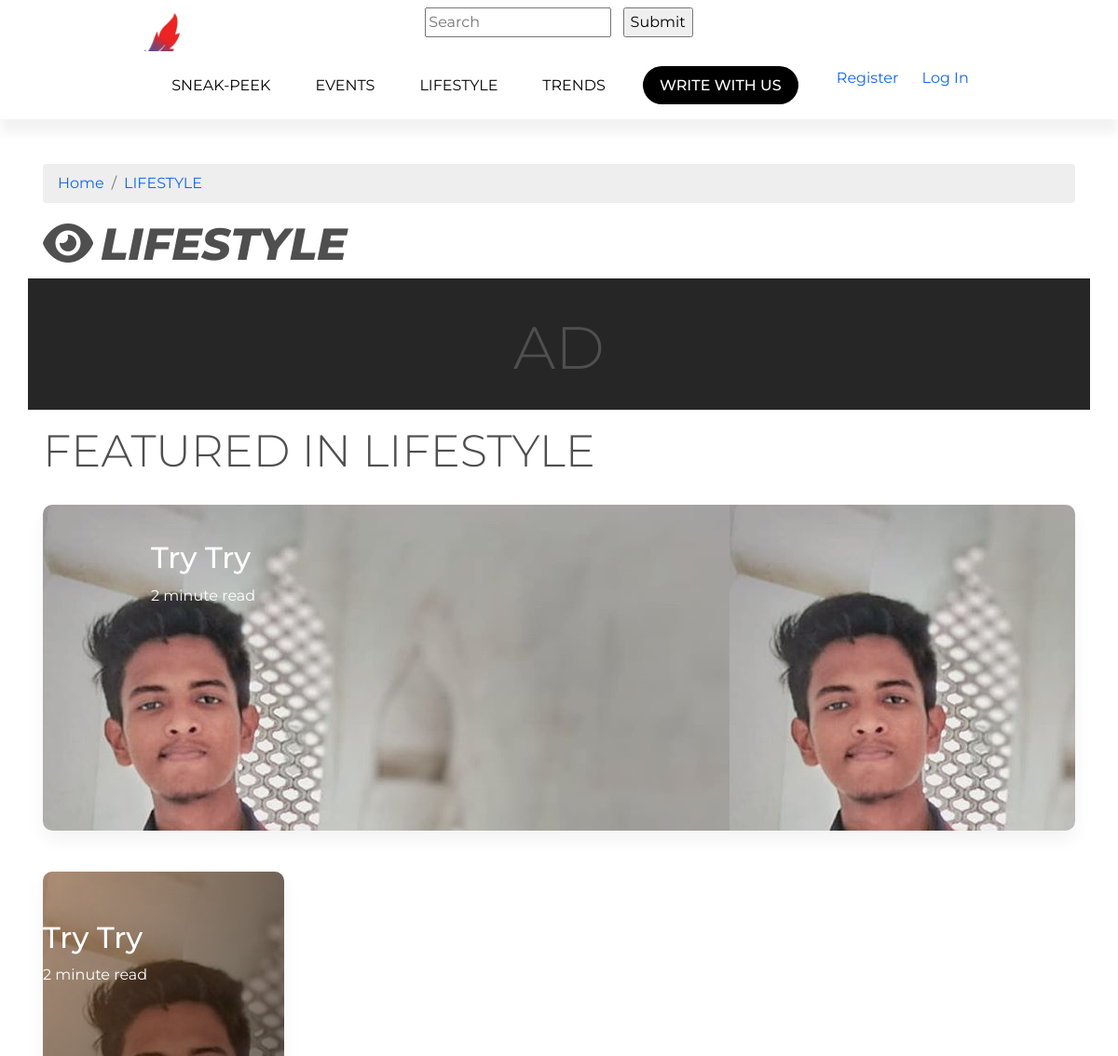
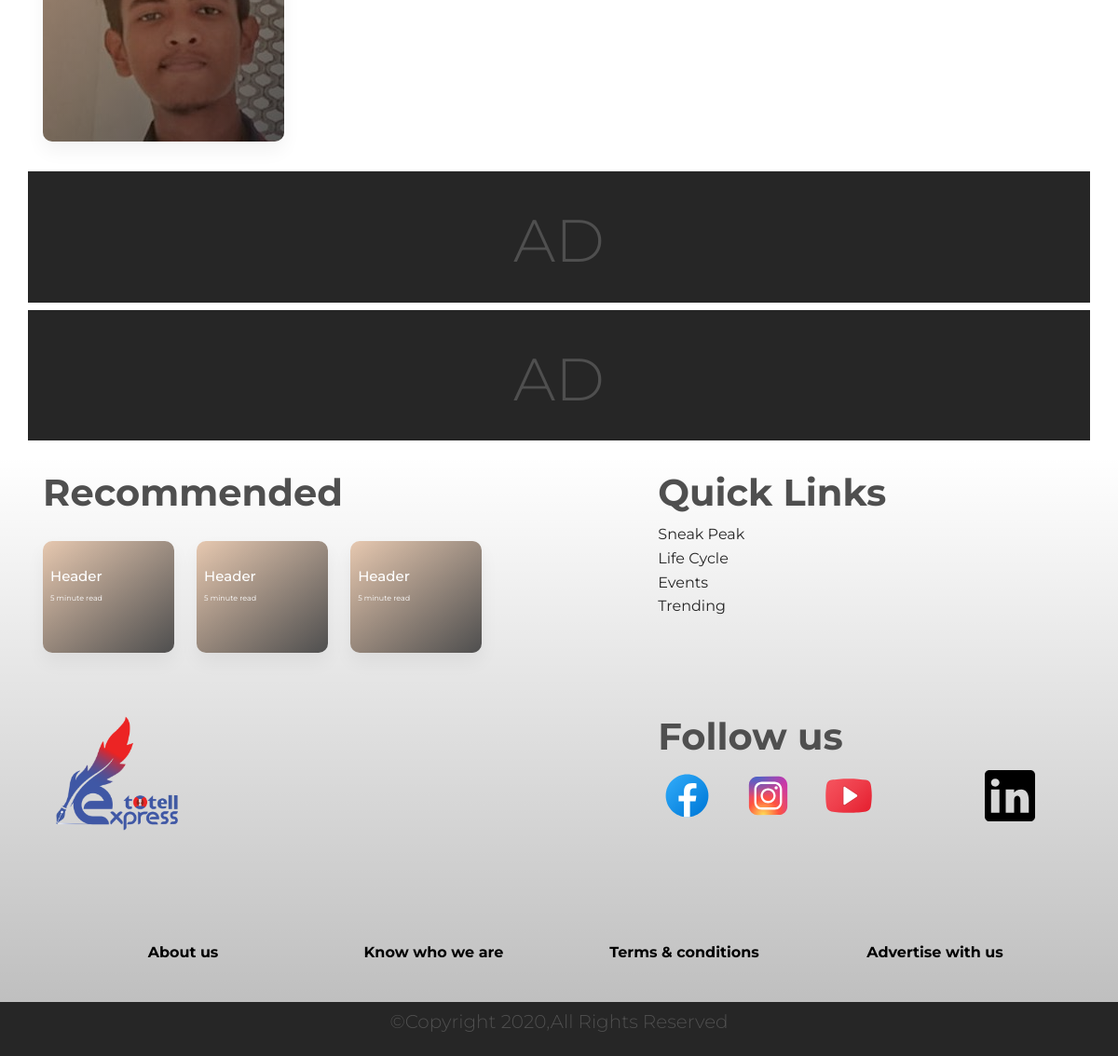
The app's page /lifestyle/ with its own data (2 pictures, top to bottom).
### Blog/models.py (models this page shows, shortened)
class Post(models.Model):
    blogChoice = (
        ('Sneak Peek', 'Sneak Peek'),
        ('Events', 'Events'),
        ('Lifestyle', 'Lifestyle'),
        ('Trends', 'Trends'),
    )
    blogType = models.CharField(max_length=25, choices=blogChoice, null=True)
    title = models.CharField(max_length=100)
    cover = models.ImageField(upload_to='Blog Image')
    content = tinymce_models.HTMLField()
    timestamp = models.DateTimeField(auto_now_add=True, blank=True)
    approve = models.BooleanField(default=False)
    recommend = models.BooleanField(default=False)
    time = models.IntegerField()
    likes = models.ManyToManyField(User, related_name='blog_posts', blank=True)
    view = models.ManyToManyField(User, related_name='blog_views', blank=True)
    post_writer = models.ForeignKey(Writer,null=True, related_name="tags", related_query_name="tag", on_delete=models.CASCADE)

### Blog/views.py (the view)
# urls.py: path('lifestyle/', views.lifestyle, name="lifestyle"),
def lifestyle(request):
    lifestyle = Post.objects.filter(approve=True, blogType='Lifestyle')
    l1 = lifestyle[len(lifestyle)-1]
    context = {'lifestyle': lifestyle, 'l1': l1}
    return render(request, "Blog/lifestyle.html", context)

### templates/Blog/lifestyle.html
{% extends 'Blog/category.html' %}
{% block bread %}LIFESTYLE{% endblock %}
{% block heading %}LIFESTYLE{% endblock %}
{% block feat %}LIFESTYLE{% endblock %}
{% block feattrend %}
<div class="card text-center" id="trendcards" style="background: url({{l1.cover.url}});">
    <a href="{% url 'blog' l1.id %}">
        <div class="card-body " id="big">
            <p class="h2">{{l1.title}}</p>
            <p>{{l1.time}} minute read</p>
        </div>
    </a>
</div>
{% endblock %}
{% block trendcards %}
{% for ls in lifestyle %}
<div class="col-md-3">
    <a href="{% url 'blog' ls.id %}">
        <div class="card text-center" id="trendcards" style="background: url({{ls.cover.url}});">
            <div class="" id="z">
                <p class="h2">{{ls.title}}</p>
                <p>{{ls.time}} minute read</p>
            </div>
        </div>
    </a>
</div>
{% endfor %}
{% endblock %}

### static/css/article.css (style rules this page uses)
body { font-family: "Montserrat", sans-serif; margin: 0; padding: 0; overflow-x: hidden; }
.card-body { position: absolute !important; left: 100px !important; }
#trendcards { height: 350px; background: url(https://images.unsplash.com/photo-1594032257107-9aa9bb3849c3?ixlib=rb-1.2.1&ixid=eyJhcHBfaWQiOjEyMDd9&auto=format&fit=crop&w=634&q=80); background-size: cover; }
#trendcards .h2 { margin-top: 20%; }
#trendcards p { text-align: left; color: white; }
#z { border-radius: 10px; background-image: linear-gradient( to bottom right, rgba(194, 87, 0, 0.281), rgba(0, 0, 0, 0.664) ); height: 100%; }
.card-body { height: 100px; }
.card { border-radius: 10px; }
.card { margin-top: 20px !important; box-shadow: rgba(0, 0, 0, 0.25) !important; }

### records on screen
Post: cover (picture), title "Try Try", time "2"
